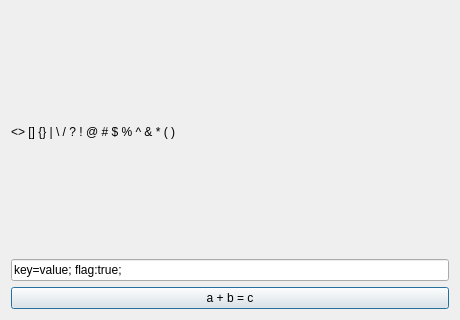
<?xml version="1.0" encoding="UTF-8"?>
<ui version="4.0"><class>Dialog</class><widget class="QDialog" name="Dialog"><property name="geometry"><rect><x>0</x><y>0</y><width>460</width><height>320</height></rect></property><property name="windowTitle"><string>#080 text/165_punctuation</string></property><layout class="QVBoxLayout" name="verticalLayout"><property name="leftMargin"><number>11</number></property><property name="topMargin"><number>11</number></property><property name="rightMargin"><number>11</number></property><property name="bottomMargin"><number>11</number></property><property name="spacing"><number>6</number></property><item><widget class="QLabel" name="l1"><property name="text"><string>&lt;&gt; [] {} | \ / ? ! @ # $ % ^ &amp; * ( )</string></property></widget></item><item><widget class="QLineEdit" name="e1"><property name="text"><string>key=value; flag:true;</string></property></widget></item><item><widget class="QPushButton" name="b1"><property name="text"><string>a + b = c</string></property></widget></item></layout></widget></ui>
